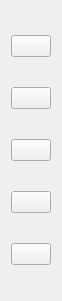
     <widget class="QWidget" name="gridLayoutWidget_4">
      <property name="geometry">
       <rect>
        <x>700</x>
        <y>120</y>
        <width>43</width>
        <height>301</height>
       </rect>
      </property>
      <layout class="QGridLayout" name="gridLayout_4" rowstretch="0,0,0,0,0,0" columnstretch="2">
       <item row="4" column="0">
        <widget class="QPushButton" name="btn_chart">
         <property name="enabled">
          <bool>true</bool>
         </property>
         <property name="toolTip">
          <string>Añadir Lote al Mapa</string>
         </property>
         <property name="text">
          <string/>
         </property>
        </widget>
       </item>
       <item row="2" column="0">
        <widget class="QPushButton" name="btn_export_layer">
         <property name="enabled">
          <bool>true</bool>
         </property>
         <property name="toolTip">
          <string>Añadir Lote al Mapa</string>
         </property>
         <property name="text">
          <string/>
         </property>
        </widget>
       </item>
       <item row="5" column="0">
        <widget class="QPushButton" name="btn_report">
         <property name="enabled">
          <bool>true</bool>
         </property>
         <property name="toolTip">
          <string>Añadir Lote al Mapa</string>
         </property>
         <property name="text">
          <string/>
         </property>
        </widget>
       </item>
       <item row="0" column="0">
        <widget class="QPushButton" name="btn_add_layer">
         <property name="enabled">
          <bool>true</bool>
         </property>
         <property name="toolTip">
          <string>Añadir Lote al Mapa</string>
         </property>
         <property name="text">
          <string/>
         </property>
        </widget>
       </item>
       <item row="1" column="0">
        <widget class="QPushButton" name="btn_print_test">
         <property name="enabled">
          <bool>true</bool>
         </property>
         <property name="toolTip">
          <string>Añadir Lote al Mapa</string>
         </property>
         <property name="text">
          <string/>
         </property>
        </widget>
       </item>
      </layout>
     </widget>
